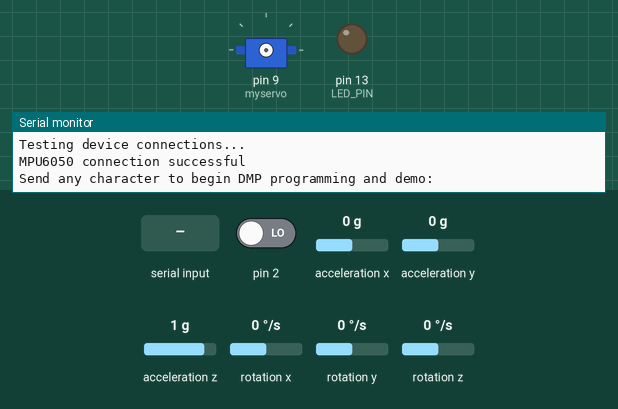
Recording of a sketch running on a simulated Arduino Uno, built with avr-gcc and run on an emulated ATmega328P. Shown: servo, output pins drawn as LEDs (lit = HIGH), the last lines printed to the serial monitor. Inputs (shaded band) come from the test bench; at power-on: rotation z 0 °/s, acceleration x 0 g, acceleration y 0 g, acceleration z 1 g, pin 2 LOW, rotation x 0 °/s, rotation y 0 °/s. The sensor or clock chip raises its interrupt line as the real part does.

Above: at 0.9 s.
1.0 s: "1\n" received over Serial
At 1.62 s:
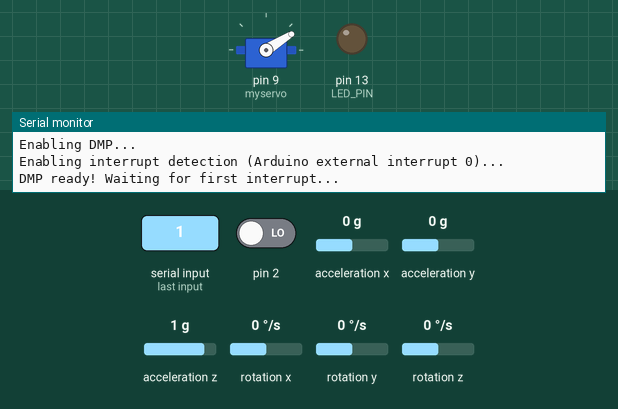
At 2.03 s:
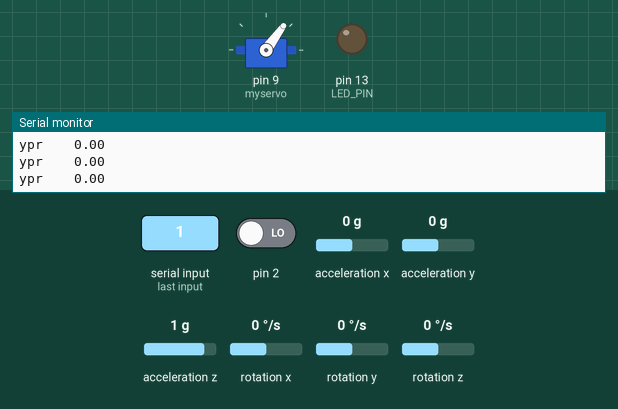
4.0 s: rotation z set to 94 °/s
At 5.99 s:
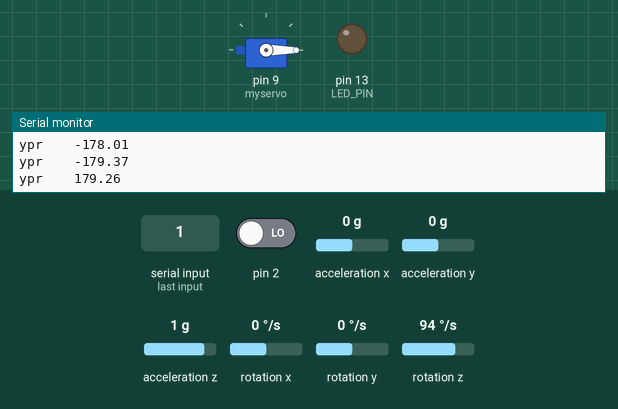
7.0 s: acceleration x set to -0.8 g
10.0 s: acceleration y set to -1.4 g
11.5 s: acceleration y set to 0.8 g
14.5 s: acceleration z set to 0 g
At 15.7 s:
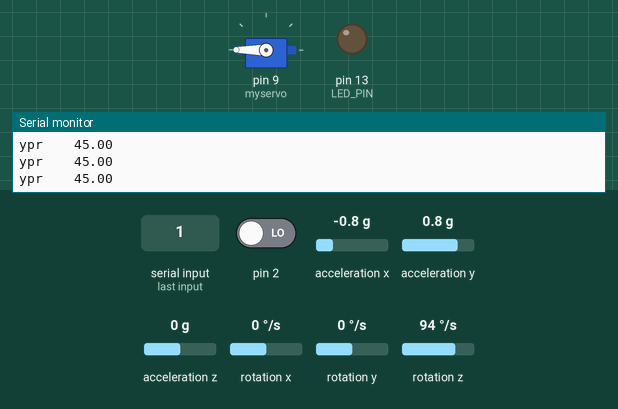
Timing chart, 0 to 17.2 s (numbered marks = the images above; inputs shaded):
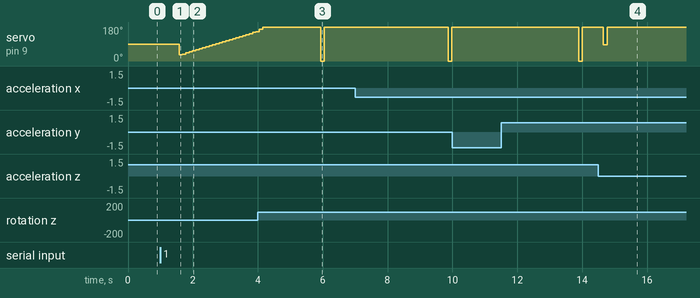

Measured:
- after the input at 1.0 s, servo on pin 9 (myservo): 90° → 32° after 0.57 s, → 37° 0.10 s later, → 43° 0.10 s later, → 48° 0.10 s later, … (24 changes in this stretch)
- after the input at 14.5 s, servo on pin 9 (myservo): 180° → 87° after 0.16 s, → 180° 0.11 s later

The sketch:

balance.ino
```cpp
double transx=0;
int rt=0;
void setup()
{ Serial.begin(9600);
  gyrosetup();
  setuppid();
  servosetup();
}
void loop()
{
  gyro();
  pid(transx);
  servoloop(rt);
}
```

control.ino
```cpp
#include <Servo.h>
Servo myservo;
void servosetup()
{
  myservo.attach(9);
}
 void servoloop(int y)
{

    myservo.write(y);

}
```

gyro.ino
```cpp
#include "I2Cdev.h"
#include "MPU6050_6Axis_MotionApps20.h"
#if I2CDEV_IMPLEMENTATION == I2CDEV_ARDUINO_WIRE
#include "Wire.h"
#endif
MPU6050 mpu;
#define OUTPUT_READABLE_YAWPITCHROLL
#define LED_PIN 13
bool blinkState = false;
bool dmpReady = false;
uint8_t mpuIntStatus;
uint8_t devStatus;
uint16_t packetSize;
uint16_t fifoCount;
uint8_t fifoBuffer[64];

Quaternion q;           // [w, x, y, z]         quaternion container
VectorInt16 aa;         // [x, y, z]            accel sensor measurements
VectorInt16 aaReal;     // [x, y, z]            gravity-free accel sensor measurements
VectorInt16 aaWorld;    // [x, y, z]            world-frame accel sensor measurements
VectorFloat gravity;    // [x, y, z]            gravity vector
float euler[3];         // [psi, theta, phi]    Euler angle container
float ypr[3];           // [yaw, pitch, roll]   yaw/pitch/roll container and gravity vector

uint8_t teapotPacket[14] = { '$', 0x02, 0,0, 0,0, 0,0, 0,0, 0x00, 0x00, '\r', '\n' };
int gx=0;
volatile bool mpuInterrupt = false;     // indicates whether MPU interrupt pin has gone high
void dmpDataReady() {
    mpuInterrupt = true;
}
void gyrosetup() {
    #if I2CDEV_IMPLEMENTATION == I2CDEV_ARDUINO_WIRE
    Wire.begin();
    TWBR = 24; // 400kHz I2C clock (200kHz if CPU is 8MHz)
    #elif I2CDEV_IMPLEMENTATION == I2CDEV_BUILTIN_FASTWIRE
        Fastwire::setup(400, true);
    #endif
    while (!Serial);
      Serial.println(F("Initializing I2C devices..."));
    mpu.initialize();
       Serial.println(F("Testing device connections..."));
    Serial.println(mpu.testConnection() ? F("MPU6050 connection successful") : F("MPU6050 connection failed"));
    Serial.println(F("\nSend any character to begin DMP programming and demo: "));
    while (Serial.available() && Serial.read());
    while (!Serial.available());
    while (Serial.available() && Serial.read());
    Serial.println(F("Initializing DMP..."));
    devStatus = mpu.dmpInitialize();
    mpu.setXGyroOffset(220);
    mpu.setYGyroOffset(76);
    mpu.setZGyroOffset(-85);
    mpu.setZAccelOffset(1788);
    if (devStatus == 0) {
        Serial.println(F("Enabling DMP..."));
        mpu.setDMPEnabled(true);
        Serial.println(F("Enabling interrupt detection (Arduino external interrupt 0)..."));
        attachInterrupt(0, dmpDataReady, RISING);
        mpuIntStatus = mpu.getIntStatus();
        Serial.println(F("DMP ready! Waiting for first interrupt..."));
        dmpReady = true;
        packetSize = mpu.dmpGetFIFOPacketSize();
    } else {
        // ERROR!
        // 1 = initial memory load failed
        // 2 = DMP configuration updates failed
        // (if it's going to break, usually the code will be 1)
        Serial.print(F("DMP Initialization failed (code "));
        Serial.print(devStatus);
        Serial.println(F(")"));
    }
    pinMode(LED_PIN, OUTPUT);
}
void gyro() {
    // if programming failed, don't try to do anything
    if (!dmpReady) return;
    // wait for MPU interrupt or extra packet(s) available
    while (!mpuInterrupt && fifoCount < packetSize) {
        // other program behavior stuff here
        // .
        // .
        // .
        // if you are really paranoid you can frequently test in between other
        // stuff to see if mpuInterrupt is true, and if so, "break;" from the
        // while() loop to immediately process the MPU data
        // .
        // .
        // .
    }
    // reset interrupt flag and get INT_STATUS byte
    mpuInterrupt = false;
    mpuIntStatus = mpu.getIntStatus();
    // get current FIFO count
    fifoCount = mpu.getFIFOCount();
    // check for overflow (this should never happen unless our code is too inefficient)
    if ((mpuIntStatus & 0x10) || fifoCount == 1024) {
    // reset so we can continue cleanly
        mpu.resetFIFO();
        Serial.println(F("FIFO overflow!"));
    // otherwise, check for DMP data ready interrupt (this should happen frequently)
    } else if (mpuIntStatus & 0x02) {
        // wait for correct available data length, should be a VERY short wait
        while (fifoCount < packetSize) fifoCount = mpu.getFIFOCount();
        // read a packet from FIFO
        mpu.getFIFOBytes(fifoBuffer, packetSize);
        // track FIFO count here in case there is > 1 packet available
        // (this lets us immediately read more without waiting for an interrupt)
        fifoCount -= packetSize;
        #ifdef OUTPUT_READABLE_YAWPITCHROLL
            // display Euler angles in degrees
            mpu.dmpGetQuaternion(&q, fifoBuffer);
            mpu.dmpGetGravity(&gravity, &q);
            mpu.dmpGetYawPitchRoll(ypr, &q, &gravity);
            Serial.print("ypr\t");
             Serial.print("\t");
            transx=ypr[0] * 180/M_PI;
            Serial.println(transx);
         #endif
    }
}
```

pid.ino
```cpp
#include <PID_v1.h>
double Setpoint, Input, Output;
//Specify the links and initial tuning parameters
int x;
PID myPID(&Input, &Output, &Setpoint,0.3,0.6,0.1, DIRECT);
void setuppid()
{
  //initialize the variables we're linked to
    Setpoint = 90;
  //turn the PID on
  myPID.SetMode(AUTOMATIC);
}

void pid(int k)
{
  Input = k;
  myPID.Compute();
  rt=Output;
}
```
